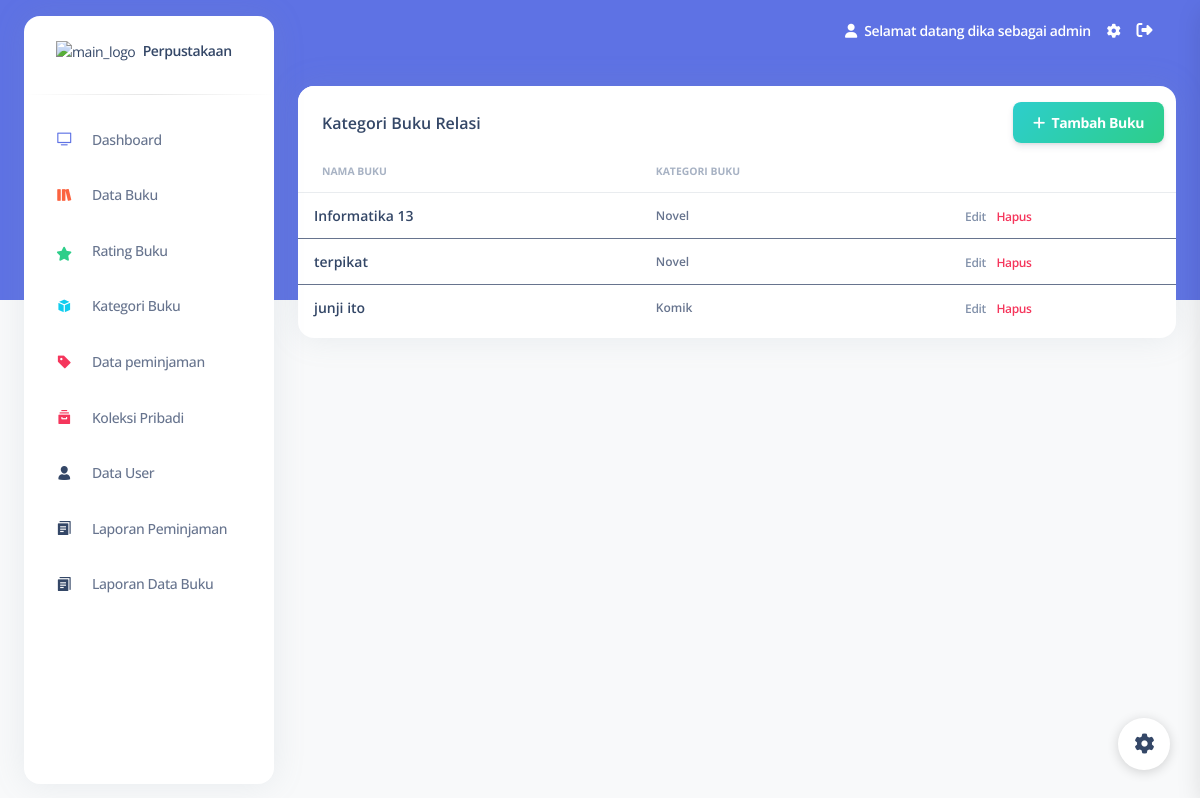
The app's page /admin/index.php?admin=relasi (signed in) with its own data.
### tables this page shows
CREATE TABLE `kategoribuku_relasi` (
  `KategoriBukuID` int(11) NOT NULL,
  `BukuID` int(11) NOT NULL,
  `KategoriID` int(11) NOT NULL
);

CREATE TABLE `buku` (
  `BukuID` int(11) NOT NULL,
  `Judul` varchar(255) NOT NULL,
  `Penulis` varchar(255) NOT NULL,
  `Penerbit` varchar(255) NOT NULL,
  `TahunTerbit` int(11) NOT NULL
);

CREATE TABLE `kategoribuku` (
  `KategoriID` int(11) NOT NULL,
  `NamaKategori` varchar(255) NOT NULL
);

### admin/kategoribukurelasi.php (the view, shortened to what this page needs)
<div class="container-fluid py-4">
  <div class="row">
    <div class="col-12">
      <div class="card mb-4">
        <div class="row" style="margin-left: 0; margin-right:0;">
          <div class="card-header pb-0 d-flex col-6">
            <h6>Kategori Buku Relasi</h6>
          </div>
          <div class="col-6 text-end mt-3 mb-2">
            <button type="button" class="btn bg-gradient-success mb-0" data-bs-toggle="modal" data-bs-target="#inputbuku"><i class="fas fa-plus" aria-hidden="true"></i>&nbsp;&nbsp;Tambah Buku</button>
          </div>
        </div>
        <div class="card-body px-0 pt-0 pb-2">
          <div class="table-responsive p-0">
            <table class="table align-items-center mb-0">
              <thead>
                <tr>
                  <th class="text-uppercase text-secondary text-xxs font-weight-bolder opacity-7">Nama Buku</th>
                  <th class="text-uppercase text-secondary text-xxs font-weight-bolder opacity-7 ps-2">Kategori Buku</th>
                  <th class="text-secondary opacity-7"></th>
                </tr>
              </thead>
              <tbody>
                <?php
                include "../configs/koneksi.php";
                $query = "SELECT * FROM kategoribuku_relasi INNER JOIN buku ON kategoribuku_relasi.BukuID = buku.BukuID INNER JOIN kategoribuku ON kategoribuku_relasi.KategoriID = kategoribuku.KategoriID";
                $data = mysqli_query($koneksi, $query);
                foreach ($data as $data) : ?>
                  <tr>
                    <td>
                      <div class="d-flex px-2 py-1">
                        <div class="d-flex flex-column justify-content-center">
                          <h6 class="mb-0 text-sm"><?= $data['Judul'] ?></h6>
                        </div>
                      </div>
                    </td>
                    <td>
                      <p class="text-xs font-weight-bold mb-0"><?= $data['NamaKategori'] ?></p>
                    </td>
                    <td class="align-middle">
                      <a class="text-secondary font-weight-bold text-xs" href="#" data-bs-toggle="modal" data-bs-target="#editbuku<?= $data['BukuID']; ?>">
                        Edit
                      </a>
                      <a class="text-danger font-weight-bold text-xs" style="margin-left: 8px;" href="../function/hapusbuku.php?BukuID=<?= $data['BukuID']; ?>" onclick="return confirm('are you sure?')"> Hapus </a>
                    </td>
                  </tr>
              </tbody>
            <?php
                endforeach;
            ?>
            </table>
          </div>
        </div>
      </div>
    </div>
  </div>

### records on screen
kategoribuku_relasi: BukuID.Judul "Informatika 13", KategoriID.NamaKategori "Novel"
kategoribuku_relasi: BukuID.Judul "terpikat", KategoriID.NamaKategori "Novel"
kategoribuku_relasi: BukuID.Judul "junji ito", KategoriID.NamaKategori "Komik"

### other values on screen
$_SESSION['Username'] "dika"
$_SESSION['Level'] "admin"
